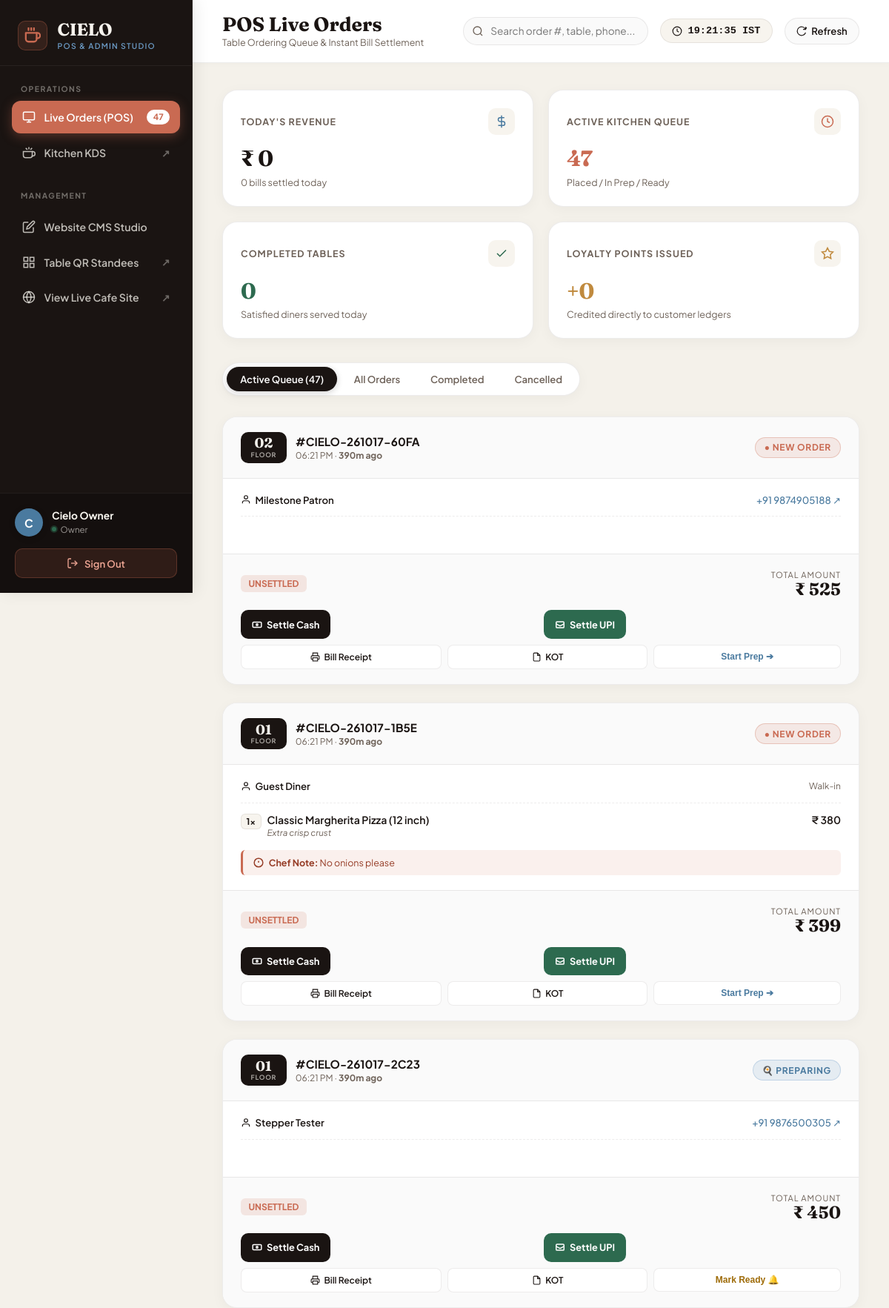
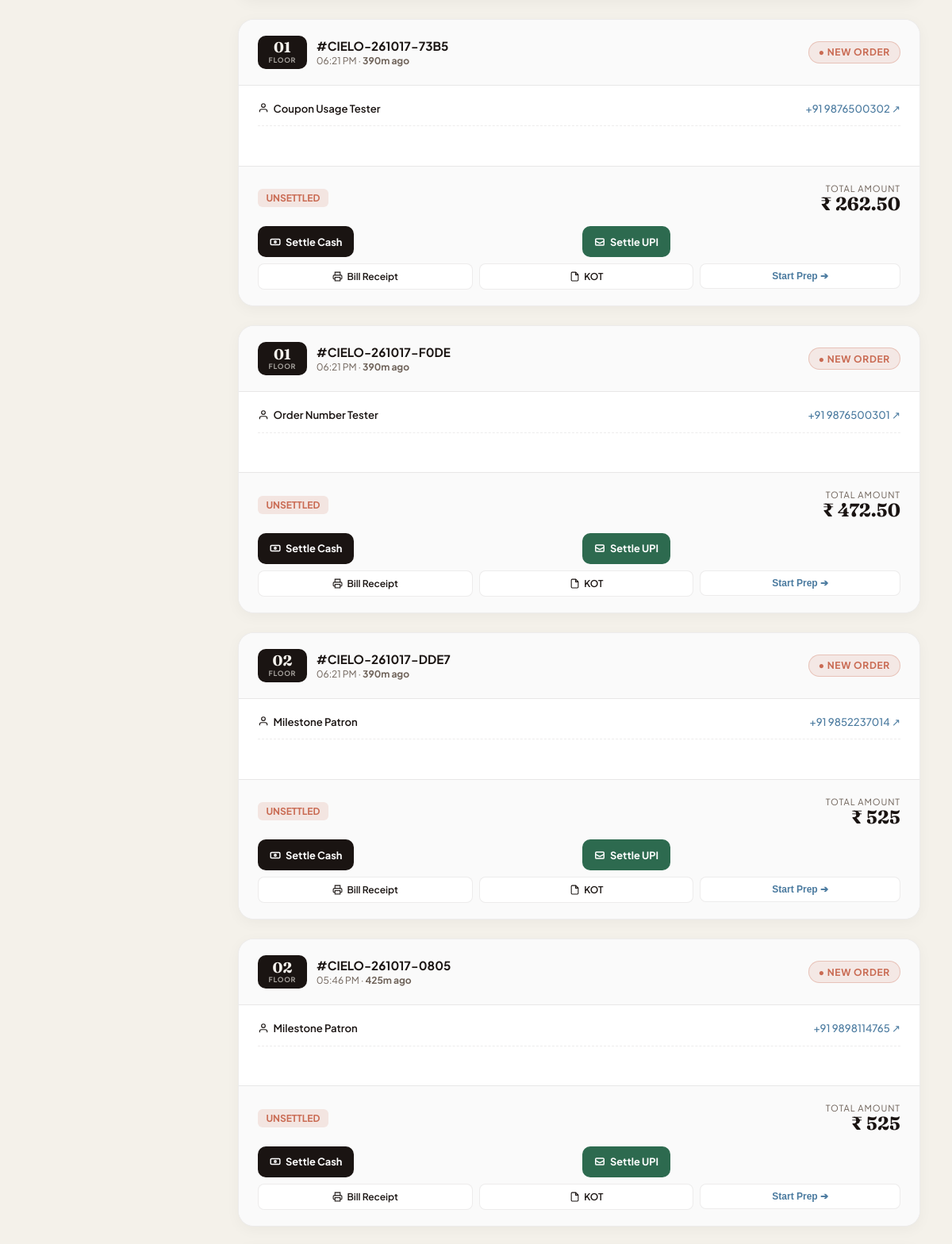
Page /admin/orders.php (signed in, upper part) on the committed database (2 pictures, top to bottom).
### tables this page shows
CREATE TABLE `orders` (
  `id` INTEGER PRIMARY KEY AUTOINCREMENT,
  `order_number` TEXT NOT NULL UNIQUE,
  `user_id` INTEGER NULL,
  `table_id` INTEGER NOT NULL,
  `status` TEXT NOT NULL DEFAULT 'placed',
  `subtotal_paise` INTEGER NOT NULL DEFAULT 0,
  `discount_paise` INTEGER NOT NULL DEFAULT 0,
  `tax_paise` INTEGER NOT NULL DEFAULT 0,
  `total_paise` INTEGER NOT NULL DEFAULT 0,
  `payment_status` TEXT NOT NULL DEFAULT 'pending',
  `payment_method` TEXT NOT NULL DEFAULT 'counter_cash',
  `kitchen_notes` TEXT NULL,
  `cancelled_reason` TEXT NULL,
  `created_at` TEXT NOT NULL DEFAULT CURRENT_TIMESTAMP,
  `updated_at` TEXT NOT NULL DEFAULT CURRENT_TIMESTAMP,
  FOREIGN KEY (`table_id`) REFERENCES `tables` (`id`),
  FOREIGN KEY (`user_id`) REFERENCES `users` (`id`) ON DELETE SET NULL
);

CREATE TABLE `tables` (
  `id` INTEGER PRIMARY KEY AUTOINCREMENT,
  `table_number` TEXT NOT NULL UNIQUE,
  `qr_token` TEXT NOT NULL UNIQUE,
  `capacity` INTEGER NOT NULL DEFAULT 4,
  `is_active` INTEGER NOT NULL DEFAULT 1,
  `created_at` TEXT NOT NULL DEFAULT CURRENT_TIMESTAMP,
  `updated_at` TEXT NOT NULL DEFAULT CURRENT_TIMESTAMP
);

CREATE TABLE `users` (
  `id` INTEGER PRIMARY KEY AUTOINCREMENT,
  `phone` TEXT NOT NULL UNIQUE,
  `name` TEXT NULL,
  `email` TEXT NULL,
  `dob` TEXT NULL,
  `created_at` TEXT NOT NULL DEFAULT CURRENT_TIMESTAMP,
  `updated_at` TEXT NOT NULL DEFAULT CURRENT_TIMESTAMP
);

CREATE TABLE `order_items` (
  `id` INTEGER PRIMARY KEY AUTOINCREMENT,
  `order_id` INTEGER NOT NULL,
  `item_id` INTEGER NOT NULL,
  `variant_id` INTEGER NULL,
  `item_name` TEXT NOT NULL,
  `quantity` INTEGER NOT NULL DEFAULT 1,
  `unit_price_paise` INTEGER NOT NULL DEFAULT 0,
  `total_price_paise` INTEGER NOT NULL DEFAULT 0,
  `addons_json` TEXT NULL,
  `item_note` TEXT NULL,
  `created_at` TEXT NOT NULL DEFAULT CURRENT_TIMESTAMP,
  FOREIGN KEY (`order_id`) REFERENCES `orders` (`id`) ON DELETE CASCADE
);

### admin/orders.php (the view, shortened to what the rows shown need)
<?php
require_once __DIR__ . '/../app/bootstrap.php';
$statusFilter = trim((string)($_GET['filter'] ?? 'active'));
$queryWhere = '1=1';
$params = [];
if ($statusFilter === 'active') {
    $queryWhere = '`status` IN ("placed", "preparing", "ready")';
} elseif ($statusFilter === 'completed') {
    $queryWhere = '`status` = "completed"';
} elseif ($statusFilter === 'cancelled') {
    $queryWhere = '`status` = "cancelled"';
}
$orders = Order::where($queryWhere, $params, '`created_at` DESC', 100);
$todayStart = date('Y-m-d 00:00:00');
$todayEnd = date('Y-m-d 23:59:59');
$todayRevenuePaise = 0;
$activeOrdersAll = Order::where('`status` IN ("placed", "preparing", "ready")');
$activeCount = count($activeOrdersAll);
$completedTodayOrders = Order::where('`created_at` BETWEEN :ts AND :te AND `status` = "completed"', ['ts' => $todayStart, 'te' => $todayEnd]);
$completedTodayCount = count($completedTodayOrders);
$todayPointsSum = db()->fetchColumn(
    "SELECT COALESCE(SUM(points), 0) FROM `points_ledger` WHERE `type` = 'credit' AND `created_at` BETWEEN :ts AND :te",
    ['ts' => $todayStart, 'te' => $todayEnd]
);
?>
<!DOCTYPE html>
<html lang="en">
<head>
</head>
<body>
  <?php require __DIR__ . '/includes/sidebar.php'; ?>
  <div class="admin-main-wrapper">
    <header class="admin-topbar">
      <div class="topbar-title-wrap">
        <h1 class="topbar-heading">POS Live Orders</h1>
      </div>
    </header>
    <main class="dashboard-content">
      <section class="kpi-grid">
        <div class="kpi-card">
          <div>
            <h2 class="kpi-value"><?= Money::format($todayRevenuePaise) ?></h2>
          </div>
        </div>
        <div class="kpi-card">
          <div>
            <h2 class="kpi-value" style="color:var(--accent-terracotta);"><?= $activeCount ?></h2>
          </div>
        </div>
        <div class="kpi-card">
          <div>
            <h2 class="kpi-value" style="color:#2D6A4F;"><?= $completedTodayCount ?></h2>
          </div>
        </div>
        <div class="kpi-card">
          <div>
            <h2 class="kpi-value" style="color:#C08A3E;">+<?= number_format((int)$todayPointsSum) ?></h2>
          </div>
        </div>
      </section>
      <section class="orders-grid" id="ordersGrid">
        <?php if (empty($orders)): ?>
          <div class="empty-state">
            <div class="empty-icon">
              <svg width="24" height="24" viewBox="0 0 24 24" fill="none" stroke="currentColor" stroke-width="2"><rect x="3" y="3" width="18" height="18" rx="2" ry="2"/><line x1="9" y1="9" x2="15" y2="9"/><line x1="9" y1="13" x2="15" y2="13"/></svg>
            </div>
            <h3 style="font-family:'Fraunces', serif; font-size:1.35rem; margin:0 0 0.5rem;">No Orders in this View</h3>
            <p style="color:var(--text-muted); font-size:0.88rem; margin:0;">
              <?= $statusFilter === 'active' ? 'Kitchen queue is all caught up!' : 'No orders matched this status filter.' ?>
            </p>
          </div>
        <?php else: ?>
          <?php foreach ($orders as $order): ?>
            <?php
              $table = Table::find((int)$order['table_id']);
              $user = !empty($order['user_id']) ? User::find((int)$order['user_id']) : null;
              $items = OrderItem::where('`order_id` = :oid', ['oid' => (int)$order['id']]);
              $isPaid = ($order['payment_status'] === 'paid');
              $statusClass = 'status-' . htmlspecialchars((string)$order['status']);
              $orderAgeMin = max(0, (int)floor((time() - strtotime((string)$order['created_at'])) / 60));
            ?>
            <div class="order-card"
                 data-order-num="<?= e($order['order_number']) ?>"
                 data-table="<?= e($table['table_number'] ?? '00') ?>"
                 data-phone="<?= e($user['phone'] ?? '') ?>">
              <div class="order-card-header">
                <div class="order-header-left">
                  <div class="table-badge">
                    <span><?= e($table['table_number'] ?? 'T-??') ?></span>
                    <span class="table-sub"><?= e($table['floor'] ?? 'Floor') ?></span>
                  </div>
                  <div class="order-identity">
                    <span class="order-num-text">
                      #<?= e($order['order_number']) ?>
                    </span>
                    <span class="order-time-text">
                      <?= date('h:i A', strtotime((string)$order['created_at'])) ?> · <strong><?= $orderAgeMin ?>m ago</strong>
                    </span>
                  </div>
                </div>
                <span class="status-badge <?= $statusClass ?>">
                  <?php if ($order['status'] === 'placed'): ?>
                    ● New Order
                  <?php elseif ($order['status'] === 'preparing'): ?>
                    🍳 Preparing
                  <?php elseif ($order['status'] === 'ready'): ?>
                    🔔 Ready to Serve
                  <?php elseif ($order['status'] === 'completed'): ?>
                    ✔ Completed
                  <?php else: ?>
                    <?= ucfirst((string)$order['status']) ?>
                  <?php endif; ?>
                </span>
              </div>
              <div class="order-card-body">
                <div class="patron-row">
                  <div class="patron-name">
                    <svg width="14" height="14" viewBox="0 0 24 24" fill="none" stroke="currentColor" stroke-width="2"><path d="M20 21v-2a4 4 0 0 0-4-4H8a4 4 0 0 0-4 4v2"/><circle cx="12" cy="7" r="4"/></svg>
                    <span><?= e($user['name'] ?? 'Guest Diner') ?></span>
                  </div>
                  <?php if (!empty($user['phone'])): ?>
                    <a href="https://wa.me/91<?= preg_replace('/[^0-9]/', '', $user['phone']) ?>" target="_blank" class="patron-phone" title="Chat on WhatsApp">
                      +91 <?= e($user['phone']) ?> ↗
                    </a>
                  <?php else: ?>
                    <span style="color:var(--text-muted); font-size:0.75rem;">Walk-in</span>
                  <?php endif; ?>
                </div>
                <div class="items-container">
                  <?php foreach ($items as $it): ?>
                    <div class="item-row">
                      <div class="item-left">
                        <span class="item-qty-tag"><?= (int)$it['quantity'] ?>x</span>
                        <div class="item-title-wrap">
                          <span class="item-title"><?= e($it['item_name']) ?></span>
                          <?php if (!empty($it['item_note'])): ?>
                            <div class="item-note-text"><?= e($it['item_note']) ?></div>
                          <?php endif; ?>
                        </div>
                      </div>
                      <span class="item-price"><?= Money::format((int)$it['total_price_paise']) ?></span>
                    </div>
                  <?php endforeach; ?>
                </div>
                <?php if (!empty($order['kitchen_notes'])): ?>
                  <div class="kitchen-callout">
                    <svg width="14" height="14" viewBox="0 0 24 24" fill="none" stroke="currentColor" stroke-width="2.5"><circle cx="12" cy="12" r="10"/><line x1="12" y1="8" x2="12" y2="12"/><line x1="12" y1="16" x2="12.01" y2="16"/></svg>
                    <span><strong>Chef Note:</strong> <?= e($order['kitchen_notes']) ?></span>
                  </div>
                <?php endif; ?>
              </div>
              <div class="order-card-footer">
                <div class="financials-row">
                  <span class="payment-tag <?= $isPaid ? 'payment-paid' : 'payment-unpaid' ?>">
                    <?= $isPaid ? ('PAID · ' . strtoupper(str_replace('_', ' ', (string)$order['payment_method']))) : 'UNSETTLED' ?>
                  </span>
                  <div class="grand-total-wrap">
                    <div class="total-label">Total Amount</div>
                    <div class="total-amount"><?= Money::format((int)$order['total_paise']) ?></div>
                  </div>
                </div>
                <?php if (!$isPaid && $order['status'] !== 'cancelled'): ?>
                  <div class="actions-grid">
                    <form method="POST" style="margin:0;">
                      <button type="submit" class="btn-action btn-settle-cash" onclick="return confirm('Settle Order #<?= e($order['order_number']) ?> with CASH payment?')">
                        <svg width="14" height="14" viewBox="0 0 24 24" fill="none" stroke="currentColor" stroke-width="2.5"><rect x="2" y="6" width="20" height="12" rx="2"/><circle cx="12" cy="12" r="2"/></svg>
                        <span>Settle Cash</span>
                      </button>
                    </form>
                    <form method="POST" style="margin:0;">
                      <button type="submit" class="btn-action btn-settle-upi" onclick="return confirm('Settle Order #<?= e($order['order_number']) ?> with UPI payment?')">
                        <svg width="14" height="14" viewBox="0 0 24 24" fill="none" stroke="currentColor" stroke-width="2.5"><rect x="3" y="5" width="18" height="14" rx="2"/><polyline points="3 10 12 15 21 10"/></svg>
                        <span>Settle UPI</span>
                      </button>
                    </form>
                  </div>
                <?php endif; ?>
                <div class="secondary-actions">
                  <a href="/admin/print_bill.php?order_id=<?= (int)$order['id'] ?>&autoprint=1" target="_blank" class="btn-print-action" title="Print Customer Tax Bill">
                    <svg width="13" height="13" viewBox="0 0 24 24" fill="none" stroke="currentColor" stroke-width="2"><polyline points="6 9 6 2 18 2 18 9"/><path d="M6 18H4a2 2 0 0 1-2-2v-5a2 2 0 0 1 2-2h16a2 2 0 0 1 2 2v5a2 2 0 0 1-2 2h-2"/><rect x="6" y="14" width="12" height="8"/></svg>
                    <span>Bill Receipt</span>
                  </a>
                  <a href="/kitchen/print_kot.php?order_id=<?= (int)$order['id'] ?>&autoprint=1" target="_blank" class="btn-print-action" title="Print Kitchen Order Ticket">
                    <svg width="13" height="13" viewBox="0 0 24 24" fill="none" stroke="currentColor" stroke-width="2"><path d="M14 2H6a2 2 0 0 0-2 2v16a2 2 0 0 0 2 2h12a2 2 0 0 0 2-2V8z"/><polyline points="14 2 14 8 20 8"/></svg>
                    <span>KOT</span>
                  </a>
                  <?php if ($order['status'] !== 'completed' && $order['status'] !== 'cancelled'): ?>
                    <form method="POST" style="margin:0; flex:1;">
                      <?php if ($order['status'] === 'placed'): ?>
                        <button type="submit" class="btn-print-action" style="width:100%; color:var(--accent-sky-deep);">
                          Start Prep ➔
                        </button>
                      <?php elseif ($order['status'] === 'preparing'): ?>
                        <button type="submit" class="btn-print-action" style="width:100%; color:#9E6B08;">
                          Mark Ready 🔔
                        </button>
                      <?php endif; ?>
                    </form>
                  <?php endif; ?>
                </div>
              </div>
            </div>
          <?php endforeach; ?>
        <?php endif; ?>
      </section>
    </main>
  </div>
</body>
</html>

### rows in the picture
orders: table.table_number "02", order_number "CIELO-261017-60FA", created_at "06:21 PM", created_at "390", status "● NEW ORDER", user.name "Milestone Patron", user.phone "9874905188", payment_status "UNSETTLED", total_paise "₹ 525"
orders: table.table_number "01", order_number "CIELO-261017-1B5E", created_at "06:21 PM", created_at "390", status "● NEW ORDER", name "Guest Diner", shows "Walk-in", kitchen_notes "No onions please", payment_status "UNSETTLED", total_paise "₹ 399"
order_items: quantity "1", item_name "Classic Margherita Pizza (12 inch)", item_note "Extra crisp crust", total_price_paise "₹ 380"
orders: table.table_number "01", order_number "CIELO-261017-2C23", created_at "06:21 PM", created_at "390", status "🍳 PREPARING", user.name "Stepper Tester", user.phone "9876500305", payment_status "UNSETTLED", total_paise "₹ 450"
orders: table.table_number "01", order_number "CIELO-261017-73B5", created_at "06:21 PM", created_at "390", status "● NEW ORDER", user.name "Coupon Usage Tester", user.phone "9876500302", payment_status "UNSETTLED", total_paise "₹ 262.50"
orders: table.table_number "01", order_number "CIELO-261017-F0DE", created_at "06:21 PM", created_at "390", status "● NEW ORDER", user.name "Order Number Tester", user.phone "9876500301", payment_status "UNSETTLED", total_paise "₹ 472.50"
orders: table.table_number "02", order_number "CIELO-261017-DDE7", created_at "06:21 PM", created_at "390", status "● NEW ORDER", user.name "Milestone Patron", user.phone "9852237014", payment_status "UNSETTLED", total_paise "₹ 525"
orders: table.table_number "02", order_number "CIELO-261017-0805", created_at "05:46 PM", created_at "425", status "● NEW ORDER", user.name "Milestone Patron", user.phone "9898114765", payment_status "UNSETTLED", total_paise "₹ 525"

### other values in the picture
$activeOrdersCount "47"
substr((string)($staffUser['name'] ?? 'U'), 0, 1) "C"
$staffUser['name'] "Cielo Owner"
$staffUser['role'] "Owner"
Money::format($todayRevenuePaise) "₹ 0"
count($todayPaidOrders) "0"
$activeCount "47"
$completedTodayCount "0"
$todayPointsSum "0"
